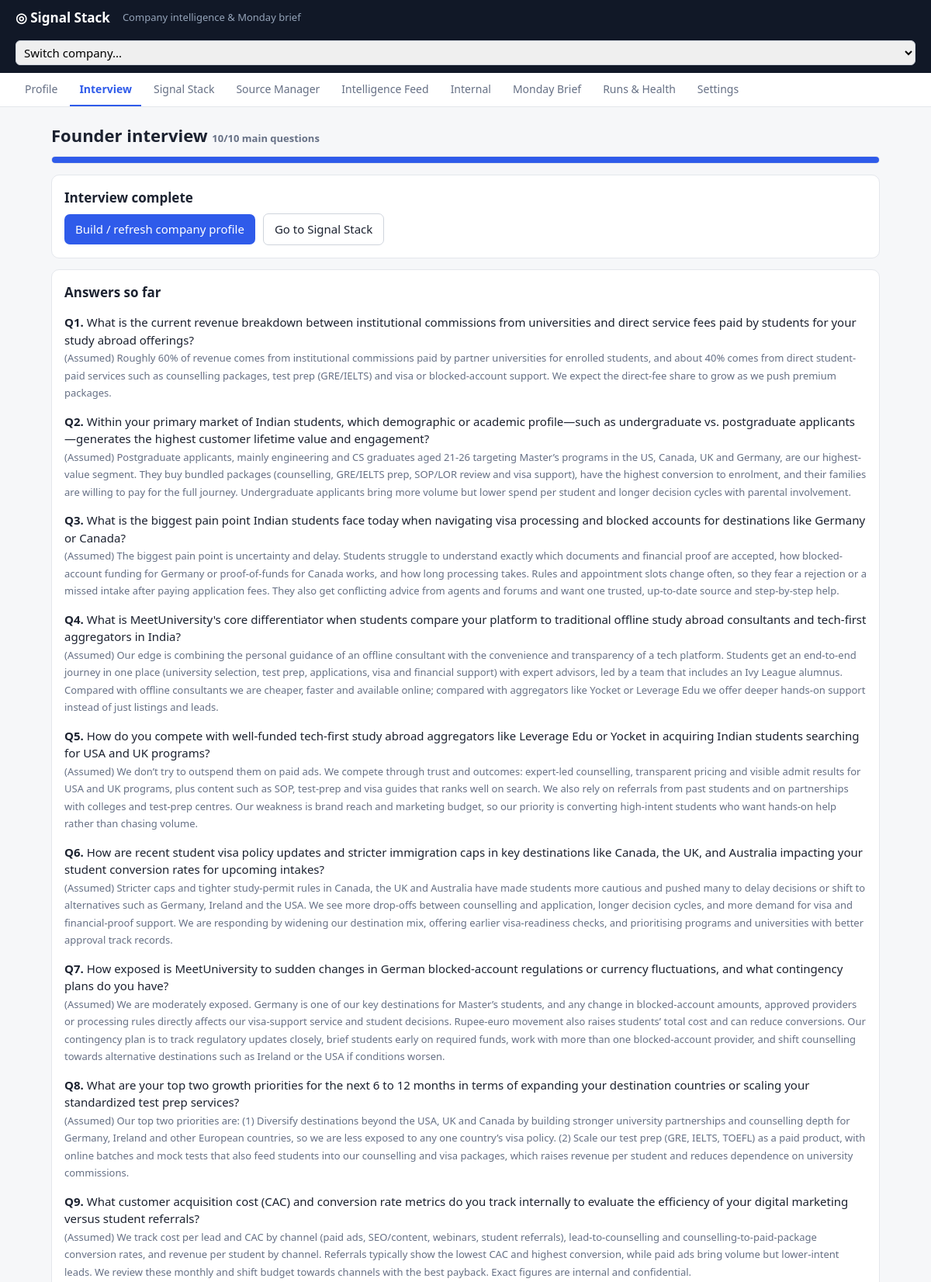
Screenshot of /c/2/interview (upper part) with the database file from the repository.
### tables this page shows
CREATE TABLE qa(
  id INTEGER PRIMARY KEY, company_id INTEGER, seq INTEGER, kind TEXT, area TEXT, question TEXT,
  answer TEXT, skipped INTEGER DEFAULT 0, assumed INTEGER DEFAULT 0);

### app.py (the view, shortened to what this page needs)
@app.route("/c/<int:cid>/interview", methods=["GET", "POST"])
def interview(cid):
    c = company_or_404(cid)
    rows = research.qa(cid)
    cur, err = None, None
    if not _autofill.get(cid):
        cur, err = safe(research.next_question, cid)
    done = (cur is None and not err and not _autofill.get(cid))
    return render_template("interview.html", c=c, qa=rows, cur=cur, done=done, n_main=research.main_count(rows),
                           filling=_autofill.get(cid), tab="interview")

### app.py (called while the page is built)
def company_or_404(cid):
    c = db.q("select * from companies where id=?", (cid,), one=True)
    if not c:
        abort(404)
    return c

@app.context_processor
def inject():
    return {"companies": db.q("select id,name from companies order by id")}

def safe(fn, *a, **k):
    try:
        return fn(*a, **k), None
    except llm.LLMError as e:
        flash(f"AI error: {e}", "err")
    except Exception as e:
        flash(f"Error: {type(e).__name__}: {e}", "err")
    return None, True

### db.py (called while the page is built)
def conn():
    c = sqlite3.connect(DB, timeout=30)
    c.row_factory = sqlite3.Row
    c.execute("PRAGMA journal_mode=WAL")
    return c

def q(sql, args=(), one=False):
    with conn() as c:
        rows = c.execute(sql, args).fetchall()
    rows = [dict(r) for r in rows]
    if one:
        return rows[0] if rows else None
    return rows

### research.py (called while the page is built, shortened)
def qa(cid):
    return db.q("select * from qa where company_id=? order by seq", (cid,))

def main_count(rows):
    return sum(1 for r in rows if r["kind"] == "main")

def next_question(cid):
    with _qlock:  # stops two simultaneous page loads from inserting duplicate questions
        return _next_question(cid)

def _next_question(cid):
    rows = qa(cid)
    pending = [r for r in rows if r["answer"] is None and not r["skipped"]]
    if pending:
        return pending[0]
    if main_count(rows) >= 10 and not _wants_followup(rows):
        return None

def _wants_followup(rows):
    return False

### templates/interview.html (shortened to what this page needs)
{% extends "base.html" %}{% block body %}
<h1>Founder interview <span class="mut">{{n_main}}/10 main questions</span></h1>
<div class="card" style="padding:0"><div style="height:8px;background:var(--acc);width:{{[n_main*10,100]|min}}%;border-radius:10px"></div></div>
{% if filling %}<div class="card">Drafting assumed answers in the background... refresh in a minute.</div>
{% elif done %}
<div class="card"><h2>Interview complete</h2>
<form method="post" action="/c/{{c.id}}/profile/build" class="row"><button>Build / refresh company profile</button><a class="btn sec" href="/c/{{c.id}}/stack">Go to Signal Stack</a></form></div>
{% endif %}
<div class="card"><h2>Answers so far</h2>
{% for q in qa if q.answer or q.skipped %}<p><b>Q{{q.seq}}.</b> {{q.question}}<br><span class="mut">{{'(skipped)' if q.skipped else q.answer}}</span>{% if q.assumed %} <span class="tag warn">AI-assumed</span>{% endif %}</p>
{% else %}<p class="mut">Nothing yet.</p>{% endfor %}</div>
{% endblock %}

### templates/base.html (style rules this page uses)
:root { --bg:#f6f7f9;--card:#fff;--ink:#1c2230;--mut:#667085;--line:#e4e7ec;--acc:#2f5bea;--ok:#12805c;--bad:#c0392b;--warn:#b7791f }
* { box-sizing:border-box }
body { margin:0;background:var(--bg);color:var(--ink);font:15px/1.5 system-ui,Segoe UI,Arial,sans-serif }
.card { background:var(--card);border:1px solid var(--line);border-radius:10px;padding:16px;margin-bottom:14px }
h1 { font-size:22px;margin:0 0 10px }
h2 { font-size:17px;margin:0 0 8px }
.mut { color:var(--mut);font-size:13px }
.row { display:flex;gap:10px;flex-wrap:wrap;align-items:center }
button,.btn { background:var(--acc);color:#fff;border:0;border-radius:7px;padding:8px 14px;cursor:pointer;font:inherit;text-decoration:none;display:inline-block }
button.sec,.btn.sec { background:#fff;color:var(--ink);border:1px solid #cfd4dc }
a { color:var(--acc) }

### rows the page displays
qa: seq "1", question "What is the current revenue breakdown between institutional commissions from universities and direct service fees paid by students for your study abroad offerings?", skipped+answer "(Assumed) Roughly 60% of revenue comes from institutional commissions paid by partner universities for enrolled students, and about 40% comes from direct student-paid services such as counselling packages, test prep (GRE/IELTS) and visa or blocked-account support. We expect the direct-fee share to grow as we push premium packages."
qa: seq "2", question "Within your primary market of Indian students, which demographic or academic profile—such as undergraduate vs. postgraduate applicants—generates the highest customer lifetime value and engagement?", skipped+answer "(Assumed) Postgraduate applicants, mainly engineering and CS graduates aged 21-26 targeting Master’s programs in the US, Canada, UK and Germany, are our highest-value segment. They buy bundled packages (counselling, GRE/IELTS prep, SOP/LOR review and visa support), have the highest conversion to enrolment, and their families are willing to pay for the full journey. Undergraduate applicants bring more volume but lower spend per student and longer decision cycles with parental involvement."
qa: seq "3", question "What is the biggest pain point Indian students face today when navigating visa processing and blocked accounts for destinations like Germany or Canada?", skipped+answer "(Assumed) The biggest pain point is uncertainty and delay. Students struggle to understand exactly which documents and financial proof are accepted, how blocked-account funding for Germany or proof-of-funds for Canada works, and how long processing takes. Rules and appointment slots change often, so they fear a rejection or a missed intake after paying application fees. They also get conflicting advice from agents and forums and want one trusted, up-to-date source and step-by-step help."
qa: seq "4", question "What is MeetUniversity's core differentiator when students compare your platform to traditional offline study abroad consultants and tech-first aggregators in India?", skipped+answer "(Assumed) Our edge is combining the personal guidance of an offline consultant with the convenience and transparency of a tech platform. Students get an end-to-end journey in one place (university selection, test prep, applications, visa and financial support) with expert advisors, led by a team that includes an Ivy League alumnus. Compared with offline consultants we are cheaper, faster and available online; compared with aggregators like Yocket or Leverage Edu we offer deeper hands-on support instead of just listings and leads."
qa: seq "5", question "How do you compete with well-funded tech-first study abroad aggregators like Leverage Edu or Yocket in acquiring Indian students searching for USA and UK programs?", skipped+answer "(Assumed) We don’t try to outspend them on paid ads. We compete through trust and outcomes: expert-led counselling, transparent pricing and visible admit results for USA and UK programs, plus content such as SOP, test-prep and visa guides that ranks well on search. We also rely on referrals from past students and on partnerships with colleges and test-prep centres. Our weakness is brand reach and marketing budget, so our priority is converting high-intent students who want hands-on help rather than chasing volume."
qa: seq "6", question "How are recent student visa policy updates and stricter immigration caps in key destinations like Canada, the UK, and Australia impacting your student conversion rates for upcoming intakes?", skipped+answer "(Assumed) Stricter caps and tighter study-permit rules in Canada, the UK and Australia have made students more cautious and pushed many to delay decisions or shift to alternatives such as Germany, Ireland and the USA. We see more drop-offs between counselling and application, longer decision cycles, and more demand for visa and financial-proof support. We are responding by widening our destination mix, offering earlier visa-readiness checks, and prioritising programs and universities with better approval track records."
qa: seq "7", question "How exposed is MeetUniversity to sudden changes in German blocked-account regulations or currency fluctuations, and what contingency plans do you have?", skipped+answer "(Assumed) We are moderately exposed. Germany is one of our key destinations for Master’s students, and any change in blocked-account amounts, approved providers or processing rules directly affects our visa-support service and student decisions. Rupee-euro movement also raises students’ total cost and can reduce conversions. Our contingency plan is to track regulatory updates closely, brief students early on required funds, work with more than one blocked-account provider, and shift counselling towards alternative destinations such as Ireland or the USA if conditions worsen."
qa: seq "8", question "What are your top two growth priorities for the next 6 to 12 months in terms of expanding your destination countries or scaling your standardized test prep services?", skipped+answer "(Assumed) Our top two priorities are: (1) Diversify destinations beyond the USA, UK and Canada by building stronger university partnerships and counselling depth for Germany, Ireland and other European countries, so we are less exposed to any one country’s visa policy. (2) Scale our test prep (GRE, IELTS, TOEFL) as a paid product, with online batches and mock tests that also feed students into our counselling and visa packages, which raises revenue per student and reduces dependence on university commissions."
qa: seq "9", question "What customer acquisition cost (CAC) and conversion rate metrics do you track internally to evaluate the efficiency of your digital marketing versus student referrals?", skipped+answer "(Assumed) We track cost per lead and CAC by channel (paid ads, SEO/content, webinars, student referrals), lead-to-counselling and counselling-to-paid-package conversion rates, and revenue per student by channel. Referrals typically show the lowest CAC and highest conversion, while paid ads bring volume but lower-intent leads. We review these monthly and shift budget towards channels with the best payback. Exact figures are internal and confidential."

### other values shown
{{ label }} "Profile" "Interview" "Signal Stack" "Source Manager" "Intelligence Feed" "Internal" "Monday Brief" "Runs & Health" "Settings"
{{ n_main }} "10"
